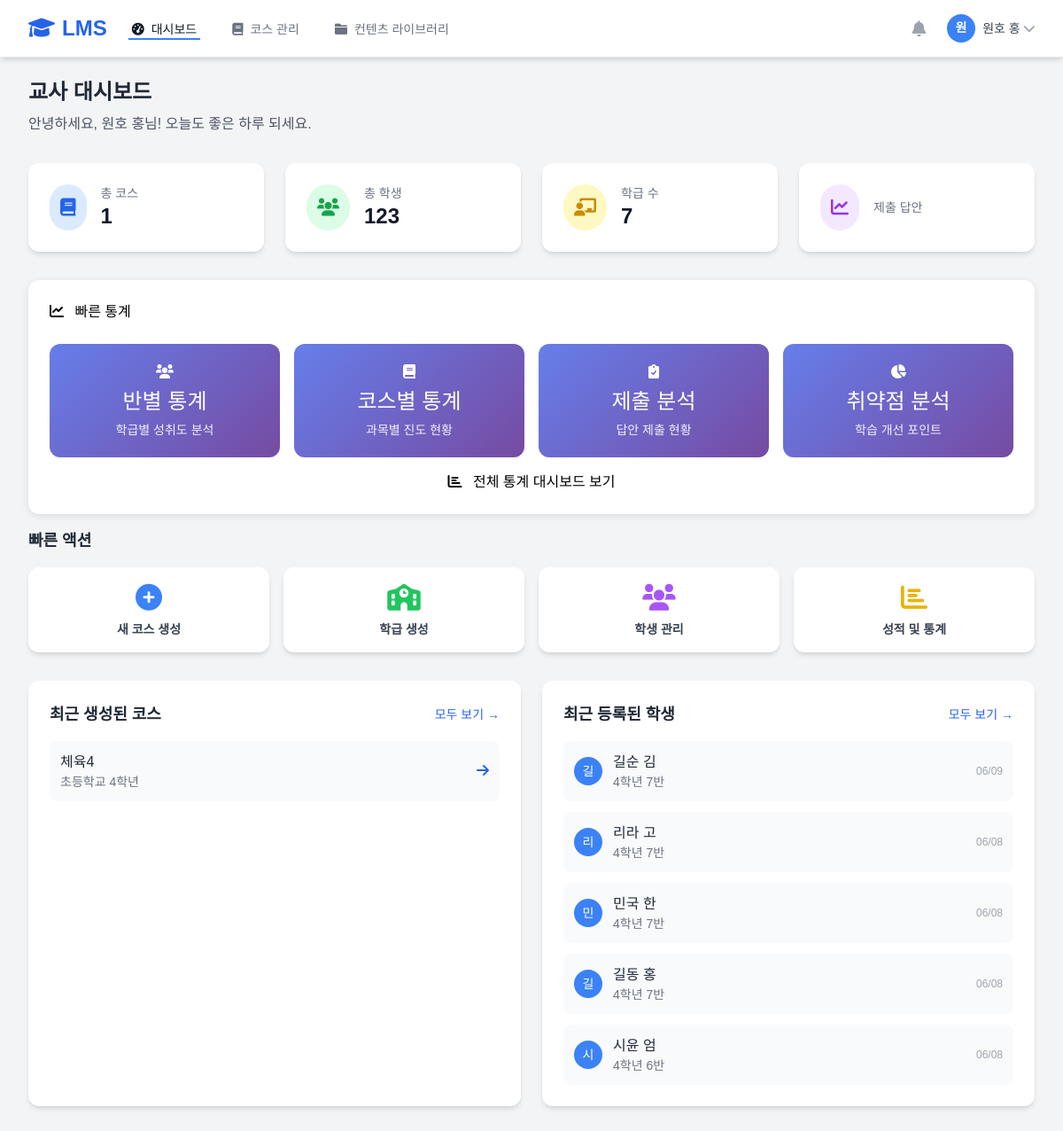
Screenshot of /teacher/ (signed in) with the database file from the repository.
### teacher/models.py (models this page shows, shortened)
class Course(models.Model):
    subject_name = models.CharField('과목명', max_length=100)
    target = models.CharField('대상', max_length=100)
    description = models.TextField('설명', blank=True)
    teacher = models.ForeignKey(Teacher, on_delete=models.CASCADE, verbose_name='담당교사')
    is_active = models.BooleanField('활성화', default=True)
    created_at = models.DateTimeField('생성일', auto_now_add=True)
    updated_at = models.DateTimeField('수정일', auto_now=True)
    class Meta:
        verbose_name = '코스'
        verbose_name_plural = '코스'
        ordering = ['-created_at']

### accounts/models.py (models this page shows, shortened)
class Student(models.Model):
    user = models.OneToOneField(User, on_delete=models.CASCADE)
    school_class = models.ForeignKey(Class, on_delete=models.CASCADE, verbose_name="학급")
    student_id = models.CharField(max_length=20, verbose_name="학번")
    birth_date = models.DateField(verbose_name="생년월일")
    created_at = models.DateTimeField(auto_now_add=True)
    class Meta:
        verbose_name = "학생"
        verbose_name_plural = "학생들"
        unique_together = ['school_class', 'student_id']

class Class(models.Model):
    school = models.ForeignKey(School, on_delete=models.CASCADE)
    teachers = models.ManyToManyField(
        Teacher,
        through='ClassTeacher',  # 아래 정의된 중간 모델을 사용
        related_name='classes',
        verbose_name="담당 교사들"
    )
    grade = models.IntegerField(verbose_name="학년")
    class_number = models.IntegerField(verbose_name="반")
    name = models.CharField(max_length=50, verbose_name="학급명")
    created_at = models.DateTimeField(auto_now_add=True)
    class Meta:
        verbose_name = "학급"
        verbose_name_plural = "학급들"
        unique_together = ['school', 'grade', 'class_number']

### teacher/views.py (the view)
# urls.py: path('', views.dashboard_view, name='dashboard'),
@login_required
@teacher_required
def dashboard_view(request):
    teacher = request.user.teacher
    stats = get_teacher_dashboard_stats(teacher)
    recent_courses = Course.objects.filter(teacher=teacher).order_by('-created_at')[:5]
    recent_students = Student.objects.filter(
        school_class__teachers=teacher
    ).select_related('user', 'school_class').order_by('-created_at')[:5]
    recent_assignments = CourseAssignment.objects.filter(
        course__teacher=teacher
    ).select_related('course', 'assigned_class', 'assigned_student').order_by('-assigned_at')[:10]
    context = {
        'stats': stats,
        'recent_courses': recent_courses,
        'recent_students': recent_students,
        'recent_assignments': recent_assignments,
    }
    return render(request, 'teacher/dashboard.html', context)

### teacher/utils.py (called while the page is built)
def get_teacher_dashboard_stats(teacher):
    from accounts.models import Student, Class
    from teacher.models import Course, CourseAssignment
    teacher_classes = Class.objects.filter(teachers=teacher)
    total_students = Student.objects.filter(school_class__in=teacher_classes).distinct().count()
    total_classes_count = teacher_classes.count()
    total_courses = Course.objects.filter(teacher=teacher).count()
    total_assignments = CourseAssignment.objects.filter(course__teacher=teacher).count()
    return {
        'total_courses': total_courses,
        'total_students': total_students,
        'total_classes': total_classes_count,
        'total_assignments': total_assignments, # 템플릿과 일치시키기 위해 변수명 변경/추가
    }

### templates/teacher/dashboard.html (shortened to what this page needs)
{% extends 'teacher/base.html' %}
{% block content %}
<div class="mb-8">
    <h2 class="text-2xl font-bold text-gray-800 mb-2">교사 대시보드</h2>
    <p class="text-gray-600">안녕하세요, {{ user.get_full_name }}님! 오늘도 좋은 하루 되세요.</p>
</div>
<div class="grid grid-cols-1 md:grid-cols-2 lg:grid-cols-4 gap-6 mb-8">
    <div class="bg-white rounded-xl shadow-md p-6 card-hover">
        <div class="flex items-center">
            <div class="p-3 bg-blue-100 rounded-full">
                <i class="fas fa-book text-blue-600 text-xl"></i>
            </div>
            <div class="ml-4">
                <h3 class="text-sm font-medium text-gray-500">총 코스</h3>
                <p class="text-2xl font-bold text-gray-900">{{ stats.total_courses }}</p>
            </div>
        </div>
    </div>
    <div class="bg-white rounded-xl shadow-md p-6 card-hover">
        <div class="flex items-center">
            <div class="p-3 bg-green-100 rounded-full">
                <i class="fas fa-users text-green-600 text-xl"></i>
            </div>
            <div class="ml-4">
                <h3 class="text-sm font-medium text-gray-500">총 학생</h3>
                <p class="text-2xl font-bold text-gray-900">{{ stats.total_students }}</p>
            </div>
        </div>
    </div>
    <div class="bg-white rounded-xl shadow-md p-6 card-hover">
        <div class="flex items-center">
            <div class="p-3 bg-yellow-100 rounded-full">
                <i class="fas fa-chalkboard-teacher text-yellow-600 text-xl"></i>
            </div>
            <div class="ml-4">
                <h3 class="text-sm font-medium text-gray-500">학급 수</h3>
                <p class="text-2xl font-bold text-gray-900">{{ stats.total_classes }}</p>
            </div>
        </div>
    </div>
    <div class="bg-white rounded-xl shadow-md p-6 card-hover">
        <div class="flex items-center">
            <div class="p-3 bg-purple-100 rounded-full">
                <i class="fas fa-chart-line text-purple-600 text-xl"></i>
            </div>
            <div class="ml-4">
                <h3 class="text-sm font-medium text-gray-500">제출 답안</h3>
            </div>
        </div>
    </div>
</div>
<div class="row mb-4">
    <div class="col-12">
        <div class="dashboard-card">
            <h5 class="mb-3">
                <i class="fas fa-chart-line text-primary me-2"></i>
                빠른 통계
            </h5>
            <div class="quick-stats-grid">
                <a href="{% url 'teacher:statistics_by_class' %}" class="text-decoration-none">
                    <div class="quick-stat-card">
                        <i class="fas fa-users mb-2"></i>
                        <h4>반별 통계</h4>
                        <p>학급별 성취도 분석</p>
                    </div>
                </a>
                <a href="{% url 'teacher:statistics_by_course' %}" class="text-decoration-none">
                    <div class="quick-stat-card">
                        <i class="fas fa-book mb-2"></i>
                        <h4>코스별 통계</h4>
                        <p>과목별 진도 현황</p>
                    </div>
                </a>
                <a href="{% url 'teacher:submission_analysis' %}" class="text-decoration-none">
                    <div class="quick-stat-card">
                        <i class="fas fa-clipboard-check mb-2"></i>
                        <h4>제출 분석</h4>
                        <p>답안 제출 현황</p>
                    </div>
                </a>
                <a href="{% url 'teacher:weakness_analysis' %}" class="text-decoration-none">
                    <div class="quick-stat-card">
                        <i class="fas fa-chart-pie mb-2"></i>
                        <h4>취약점 분석</h4>
                        <p>학습 개선 포인트</p>
                    </div>
                </a>
            </div>
            <div class="text-center mt-4">
                <a href="{% url 'teacher:statistics_dashboard' %}" class="btn btn-primary">
                    <i class="fas fa-chart-bar me-2"></i>
                    전체 통계 대시보드 보기
                </a>
            </div>
        </div>
    </div>
</div>
<div class="mb-8">
    <h3 class="text-lg font-semibold text-gray-800 mb-4">빠른 액션</h3>
    <div class="grid grid-cols-2 sm:grid-cols-4 gap-4">
        <a href="{% url 'teacher:course_create' %}" class="flex flex-col items-center justify-center p-4 bg-white rounded-xl shadow-md hover:shadow-lg hover:-translate-y-1 transition-all">
            <i class="fas fa-plus-circle text-blue-500 text-3xl mb-2"></i>
            <span class="text-sm font-semibold text-gray-700">새 코스 생성</span>
        </a>
        <a href="{% url 'teacher:class_create' %}" class="flex flex-col items-center justify-center p-4 bg-white rounded-xl shadow-md hover:shadow-lg hover:-translate-y-1 transition-all">
            <i class="fas fa-school text-green-500 text-3xl mb-2"></i>
            <span class="text-sm font-semibold text-gray-700">학급 생성</span>
        </a>
        <a href="{% url 'teacher:student_list' %}" class="flex flex-col items-center justify-center p-4 bg-white rounded-xl shadow-md hover:shadow-lg hover:-translate-y-1 transition-all">
            <i class="fas fa-users text-purple-500 text-3xl mb-2"></i>
            <span class="text-sm font-semibold text-gray-700">학생 관리</span>
        </a>
         <a href="#" class="flex flex-col items-center justify-center p-4 bg-white rounded-xl shadow-md hover:shadow-lg hover:-translate-y-1 transition-all">
            <i class="fas fa-chart-bar text-yellow-500 text-3xl mb-2"></i>
            <span class="text-sm font-semibold text-gray-700">성적 및 통계</span>
        </a>
    </div>
</div>
<div class="grid grid-cols-1 lg:grid-cols-2 gap-6">
    <div class="bg-white rounded-xl shadow-md p-6">
        <div class="flex justify-between items-center mb-4">
            <h3 class="text-lg font-semibold text-gray-800">최근 생성된 코스</h3>
            <a href="#" class="text-blue-600 hover:text-blue-800 text-sm">모두 보기 →</a>
        </div>
        <div class="space-y-3">
            {% for course in recent_courses %}
            <div class="flex items-center justify-between p-3 bg-gray-50 rounded-lg">
                <div>
                    <h4 class="font-medium text-gray-800">{{ course.subject_name }}</h4>
                    <p class="text-sm text-gray-500">{{ course.target }}</p>
                </div>
                <a href="{% url 'teacher:course_detail' course.id %}" class="text-blue-600 hover:text-blue-800">
                    <i class="fas fa-arrow-right"></i>
                </a>
            </div>
            {% empty %}
            <div class="text-center text-gray-500 py-4">
                <i class="fas fa-book text-2xl mb-2"></i>
                <p>생성된 코스가 없습니다.</p>
                <a href="#" class="text-blue-600 hover:text-blue-800 text-sm">첫 코스 만들기 →</a>
            </div>
            {% endfor %}
        </div>
    </div>
    <div class="bg-white rounded-xl shadow-md p-6">
        <div class="flex justify-between items-center mb-4">
            <h3 class="text-lg font-semibold text-gray-800">최근 등록된 학생</h3>
            <a href="{% url 'teacher:student_list' %}" class="text-blue-600 hover:text-blue-800 text-sm">모두 보기 →</a>
        </div>
        <div class="space-y-3">
            {% for student in recent_students %}
            <div class="flex items-center p-3 bg-gray-50 rounded-lg">
                <div class="h-8 w-8 bg-blue-500 rounded-full flex items-center justify-center text-white text-sm font-medium mr-3">
                    {{ student.user.first_name|first }}
                </div>
                <div class="flex-1">
                    <h4 class="font-medium text-gray-800">{{ student.user.get_full_name }}</h4>
                    <p class="text-sm text-gray-500">{{ student.school_class.name }}</p>
                </div>
                <span class="text-xs text-gray-400">{{ student.created_at|date:"m/d" }}</span>
            </div>
            {% empty %}
            <div class="text-center text-gray-500 py-4">
                <i class="fas fa-user-graduate text-2xl mb-2"></i>
                <p>등록된 학생이 없습니다.</p>
                <a href="{% url 'teacher:student_create' %}" class="text-blue-600 hover:text-blue-800 text-sm">학생 등록하기 →</a>
            </div>
            {% endfor %}
        </div>
    </div>
</div>
{% endblock %}

### templates/teacher/base.html (shortened to what this page needs)
<!DOCTYPE html>
<html lang="ko">
<head>
    <script src="https://cdn.tailwindcss.com?plugins=forms,typography,aspect-ratio,line-clamp"></script>
    <link rel="stylesheet" href="https://cdnjs.cloudflare.com/ajax/libs/font-awesome/6.0.0/css/all.min.css">
</head>
<body class="bg-gray-100">
    <nav class="bg-white shadow-md border-b border-gray-200 fixed w-full top-0 z-50">
        <div class="max-w-7xl mx-auto px-4 sm:px-6 lg:px-8">
            <div class="flex justify-between h-16">
                <div class="flex items-center">
                    <div class="flex-shrink-0">
                        <a href="{% url 'teacher:dashboard' %}" class="text-2xl font-bold text-blue-600">
                            <i class="fas fa-graduation-cap mr-2"></i>LMS
                        </a>
                    </div>
                    <div class="hidden md:ml-6 md:flex md:space-x-8">
                        <a href="{% url 'teacher:dashboard' %}"
                           class="{% if 'dashboard' in request.resolver_match.url_name %}border-blue-500 text-gray-900{% else %}border-transparent text-gray-500 hover:text-gray-700 hover:border-gray-300{% endif %} inline-flex items-center px-1 pt-1 border-b-2 text-sm font-medium">
                            <i class="fas fa-tachometer-alt mr-2"></i>대시보드
                        </a>
                        <a href="{% url 'teacher:course_dashboard' %}"
                           class="{% if 'course' in request.resolver_match.url_name %}border-blue-500 text-gray-900{% else %}border-transparent text-gray-500 hover:text-gray-700 hover:border-gray-300{% endif %} inline-flex items-center px-1 pt-1 border-b-2 text-sm font-medium">
                            <i class="fas fa-book mr-2"></i>코스 관리
                        </a>
                        <a href="{% url 'teacher:contents_list' %}"
                           class="{% if 'contents_list' in request.resolver_match.url_name %}border-blue-500 text-gray-900{% else %}border-transparent text-gray-500 hover:text-gray-700 hover:border-gray-300{% endif %} inline-flex items-center px-1 pt-1 border-b-2 text-sm font-medium">
                            <i class="fas fa-folder mr-2"></i>컨텐츠 라이브러리
                        </a>
                    </div>
                </div>
                <div class="flex items-center">
                    <div class="flex items-center space-x-4">
                        <button class="p-2 text-gray-400 hover:text-gray-500">
                            <i class="fas fa-bell text-lg"></i>
                        </button>
                        <div class="relative">
                            <button class="flex items-center text-sm rounded-full focus:outline-none focus:ring-2 focus:ring-offset-2 focus:ring-blue-500"
                                    id="user-menu-button" onclick="toggleUserMenu()">
                                <img class="h-8 w-8 rounded-full bg-blue-500 flex items-center justify-center text-white font-bold"
                                     alt="{{ user.get_full_name }}">
                                <span class="ml-2 text-gray-700">{{ user.get_full_name|default:user.username }}</span>
                                <i class="fas fa-chevron-down ml-1 text-gray-400"></i>
                            </button>
                        </div>
                    </div>
                </div>
            </div>
        </div>
    </nav>
    <main class="pt-16 min-h-screen">
        <div class="max-w-7xl mx-auto py-6 px-4 sm:px-6 lg:px-8">
            {% block content %}{% endblock %}
        </div>
    </main>
        </body>
        </html>

### templates/teacher/base.html (style rules this page uses)
.dashboard-card { background: white; border-radius: 12px; padding: 24px; box-shadow: 0 2px 8px rgba(0,0,0,0.1); transition: transform 0.2s; height: 100%; }
.quick-stats-grid { display: grid; grid-template-columns: repeat(auto-fit, minmax(200px, 1fr)); gap: 16px; margin-top: 24px; }
.quick-stat-card { background: linear-gradient(135deg, #667eea 0%, #764ba2 100%); color: white; border-radius: 12px; padding: 20px; text-align: center; }
.quick-stat-card h4 { font-size: 1.5rem; margin-bottom: 4px; }
.quick-stat-card p { margin: 0; opacity: 0.9; font-size: 0.875rem; }

### rows the page displays
Course: subject_name "체육4", target "초등학교 4학년"
Student: user.first_name|first "길", user.get_full_name "길순 김", school_class.name "4학년 7반", created_at "06/09"
Student: user.first_name|first "리", user.get_full_name "리라 고", school_class.name "4학년 7반", created_at "06/08"
Student: user.first_name|first "민", user.get_full_name "민국 한", school_class.name "4학년 7반", created_at "06/08"
Student: user.first_name|first "길", user.get_full_name "길동 홍", school_class.name "4학년 7반", created_at "06/08"
Student: user.first_name|first "시", user.get_full_name "시윤 엄", school_class.name "4학년 6반", created_at "06/08"

### other values shown
{{ user.get_full_name|default:user.username }} "원호 홍"
{{ user.get_full_name }} "원호 홍"
{{ stats.total_courses }} "1"
{{ stats.total_students }} "123"
{{ stats.total_classes }} "7"
